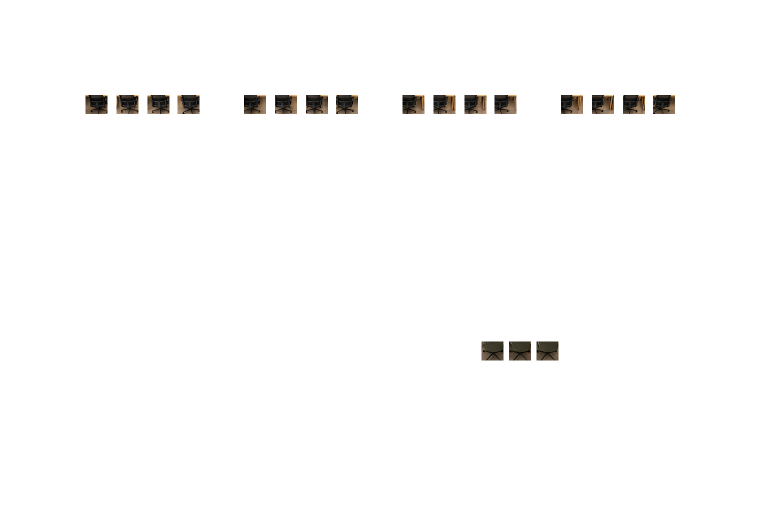
#> input picture web/office/chairs.webp, 1536 x 1024 px (shown at 1/2 size)
$ python -i sheet.py   (imports and definitions only)
#> lines starting #> are read from the running program, lines starting #| are printed output that depends on the picture; after the words box and inside, x2 and y2 are one past the last pixel; in counts of white or black regions, pixels touching at a corner belong together
#!/usr/bin/env python3
"""AI 로 뽑은 3×3 캐릭터 격자 그림 → 사무실 스프라이트 시트(web/office/<종>*.webp + -key 마스크 + office-atlas.js).

사용법: python3 tools/sprites/sheet.py --breed pomesable 격자.png [--stride 6.4]
격자(프롬프트 순서): 1 정면 서기 · 2 뒷모습 · 3 책상 의자 뒷모습(쓰지 않음) · 4 소파 앉기(쓰지 않음) ·
                     5 걷기 A(왼쪽) · 6 걷기 B(왼쪽) · 7 손 흔들기 · 8 머그 · 9 휴대폰
배경은 단색(연회색)이어야 한다 — 테두리에서 번지는 채우기로 지운다. 흰 모자·후드티는 밝고 매끈한 부분으로 찾아 마스크로 쓴다.
"""
import argparse, json, re, sys
from pathlib import Path
import numpy as np
from PIL import Image, ImageFilter
from scipy import ndimage

CW, CH, GROUND, STAND_PX = 220, 280, 276, 228

def cut_bg(cell):
    """테두리에서 이어진 배경색 영역을 투명하게. 안쪽(후드 그림자 등)은 건드리지 않는다."""
    a = np.asarray(cell.convert("RGB")).astype(np.int16)
    h, w, _ = a.shape
    # 배경색 = 네 모서리 평균
    corners = np.concatenate([a[:8, :8].reshape(-1, 3), a[:8, -8:].reshape(-1, 3), a[-8:, :8].reshape(-1, 3), a[-8:, -8:].reshape(-1, 3)])
    bg = np.median(corners, axis=0)
    dist = np.abs(a - bg).sum(axis=2)
    near = dist < 42                                           # 배경과 비슷한 색
    lab, n = ndimage.label(near)
    edge_labels = set(np.unique(np.concatenate([lab[0], lab[-1], lab[:, 0], lab[:, -1]])))
    edge_labels.discard(0)
    bgmask = np.isin(lab, list(edge_labels))
    # 가장자리 부드럽게: 배경 가까운 정도로 알파를 조금 깎는다
    alpha = np.where(bgmask, 0, 255).astype(np.float32)
    soft = np.clip((dist - 20) / 40.0, 0, 1)                   # 배경색과 가까운 픽셀은 경계 근처에서 알파 낮춤
    ring = ndimage.binary_dilation(bgmask, iterations=2) & ~bgmask
    alpha[ring] = alpha[ring] * soft[ring]
    out = np.dstack([np.asarray(cell.convert("RGB")), alpha.astype(np.uint8)])
    return Image.fromarray(out, "RGBA")

def bbox(im):
    return im.getchannel("A").point(lambda v: 255 if v > 40 else 0).getbbox()

# [46 lines left out: functions fit, key_mask, not called in this run]

def split_grid(path):
#> called with path = '../../web/office/chairs.webp'
    im = Image.open(path).convert("RGB")
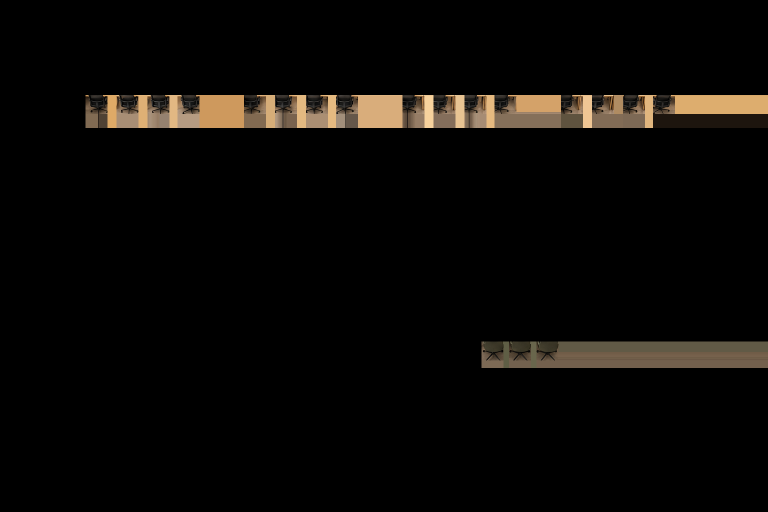
#> im: PIL image 1536x1024 RGB (shown at 1/2 size); mean R, G, B 10.2, 8.3, 6.1
    w, h = im.size
#> w = 1536; h = 1024
    cw, ch = w / 3, h / 3
#> cw = 512; ch = 341.3
    cells = []
    for r in range(3):
        for c in range(3):
            box = (int(c * cw) + 4, int(r * ch) + 4, int((c + 1) * cw) - 4, int((r + 1) * ch) - 4)
            cells.append(cut_bg(im.crop(box)))
#> this loop made 3 passes
#> pass 1, in cut_bg, `a = np.asarray(cell.convert("RGB")).astype(np.int16)`:
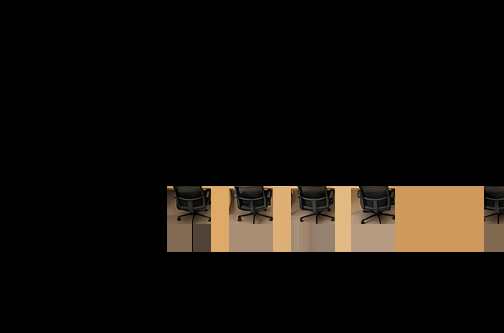
#> a: shape (333, 504, 3) int16; mean R, G, B 19.8, 15.7, 11.1
#> pass 1, in cut_bg, `dist = np.abs(a - bg).sum(axis=2)`:
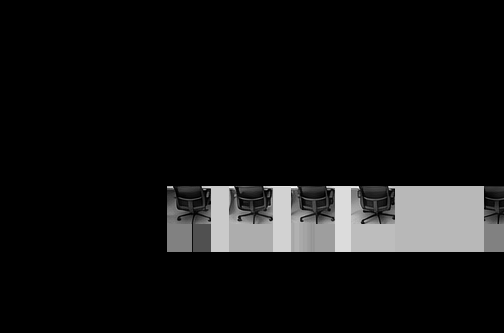
#> dist: shape (333, 504) float64; min 0, max 626, mean 46.5; drawn with min black and max white
#> pass 1, in cut_bg, `near = dist < 42`:
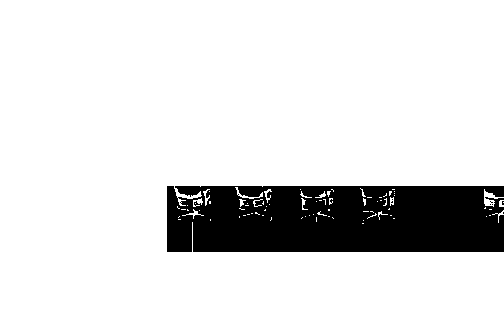
#> near: shape (333, 504) bool; 87.4% white; 8 black regions (7 under 20 px), largest, box (x1, y1, x2, y2) and area: (167, 186, 504, 252) 21158
#> pass 1, in cut_bg, `lab, n = ndimage.label(near)`:
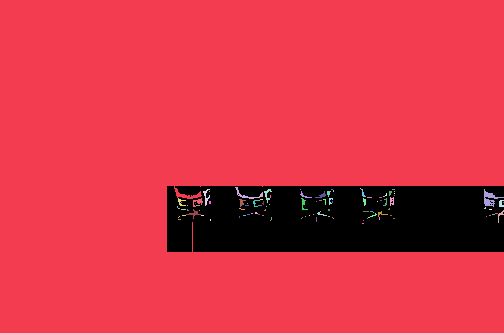
#> lab: shape (333, 504) int32; 110 distinct labels, from 0 to 109; one colour per label, 0 black
#> after the loop, cells = 9 items
    return cells

# 시트 배치(web/office-view.js POSES) → (격자 칸 번호 1~9, 세로 비율, 아래로 옮길 픽셀, 좌우 뒤집기)
SHEETS = {
    "":      [(1,), (1,), (1,), (2, 0.9), (1, 0.88), (8,), (1,), (1,)],                       # stand · sitBack · sitFront · mug
    "2":     [(1,), (7,), (7,), (8,), (7,), (9,), (9,), (7,)],                                 # talk laugh sip wave think phone stretch
    "3":     [(1,), (1,), (1,), (2,), (1,), (7,), (7,), (1, 0.88)],                            # standBack cheer scratch sofaTalk
    "mini":  [(1,), (1,), (1,), (7,), (7, 1.0, -12), (5,), (1,), (1,)],                        # mStand mBye mJump mSide mBow
    "phone": [(1,), (9,), (9,), (9,), (9, 0.88), (9, 0.88), (2, 0.9), (9, 0.88)],               # phScroll phText phLol sitScroll sitText sitBackPhone sitLol
    "walk":  [(5,), (5,), (5,), (5,), (6,), (6,), (6,), (6,),                                   # 앞걸음 8장(왼쪽 보기)
              (2,), (2,), (2,), (2,), (2,), (2,), (2,), (2,),                                   # 뒷걸음 8장(뒷모습)
              (5,), (6,), (2,), (2,)],                                                          # 꼬마 앞·뒤
}

# [48 lines left out: function main, not called in this run]

# [2 lines not run here, left out]

>>> result = split_grid('../../web/office/chairs.webp')
#> result = 9 items
